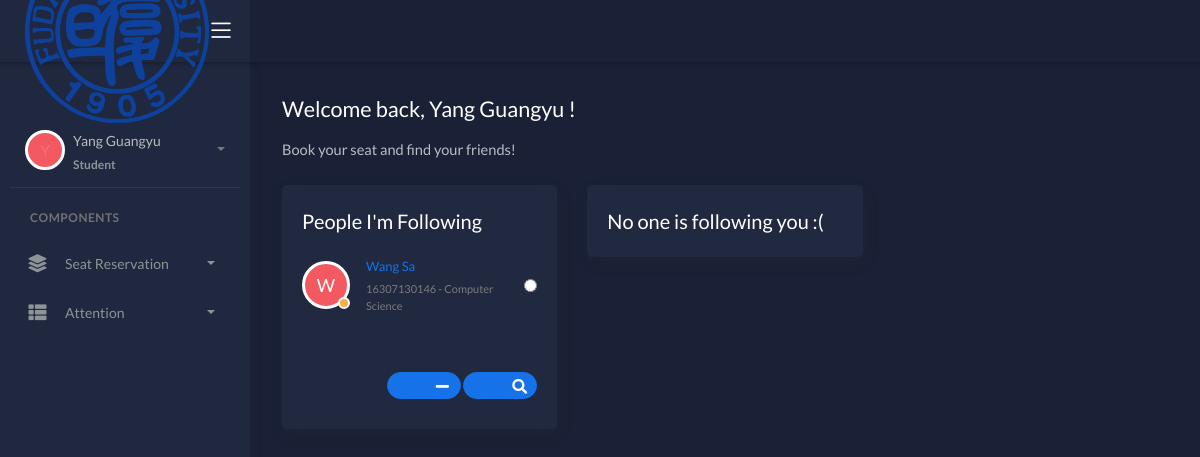
The app's page /look_friends (signed in) with its own data.
### data/models.py (models this page shows)
class Students(models.Model):
	student_id = models.CharField(primary_key=True, max_length=45)
	name = models.CharField(max_length=45)
	age = models.IntegerField(default=18)
	sex = models.CharField(max_length=1,default='M')
	major = models.CharField(max_length=45)
	password = models.CharField(max_length=128,default='Fudan')
	is_admin = models.BooleanField(default = False)
	close = models.BooleanField(default = False)

### LRPJ/views_1.py (the view)
# urls.py: url(r'^look_friends', views_1.look_friends, name = 'look_friends'),
def look_friends(request):
	request.session.setdefault('login_user', '???')
	context = {'error': False}
	user_id = request.session['login_user']
	user = models.Students.objects.get(pk = user_id)
	if user_id == '???':
		return HttpResponseRedirect('/login')
	if user.is_admin:
		return HttpResponseRedirect('/generate_seat')
	context['user'] = user
	if user.close:
		context['error'] = 'You have turned the attention function off.'
		return render(request, 'look_friends.html', context)
	qid = request.POST.get('select')
	delete = request.POST.get('delete_friend')
	look = request.POST.get('look_friend')
	if delete and qid:
		q = models.Students.objects.get(pk = qid)
		f = models.Friends.objects.get(student0 = user, student1 = q)
		f.delete()
	if look and qid:
		request.session['frd'] = qid
		return HttpResponseRedirect('/look_others')
	stu_list1 = models.Friends.objects.filter(student0 = user)
	if stu_list1:
		stu_list = set()
		for stu in stu_list1:
			if not stu.student1.close:
				stu_list.add(stu.student1)
		context['attention_list'] = stu_list
	stu_list1 = models.Friends.objects.filter(student1 = user)
	if stu_list1:
		stu_list = set()
		for stu in stu_list1:
			if not stu.student0.close:
				stu_list.add(stu.student0)
		context['fan_list'] = stu_list
	return render(request, 'look_friends.html', context)

### templates/look_friends.html (shortened to what this page needs)
<!DOCTYPE html>
<html lang="en">
<head>
	<link rel="stylesheet" href="/assets/css/bootstrap.min.css">
	<link rel="stylesheet" href="/assets/css/atlantis.min.css">
</head>
<body data-background-color="dark">
	<div class="wrapper">
		<div class="main-header">
			<div class="logo-header" data-background-color="dark2">
					<img src="/assets/img/Fudan_University_Logo.svg" alt="navbar brand" class="navbar-brand">
				<div class="nav-toggle">
					<button class="btn btn-toggle toggle-sidebar">
						<i class="icon-menu"></i>
					</button>
				</div>
			</div>
			<nav class="navbar navbar-header navbar-expand-lg" data-background-color="dark">
				<div class="container-fluid">
					<ul class="navbar-nav topbar-nav ml-md-auto align-items-center">
						<li class="nav-item dropdown hidden-caret">
							<a class="dropdown-toggle profile-pic" data-toggle="dropdown" href="#" aria-expanded="false">
								<div class="avatar-sm">
								</div>
							</a>
						</li>
					</ul>
				</div>
			</nav>
		</div>
		<div class="sidebar sidebar-style-2" data-background-color="dark2" >
			<div class="sidebar-wrapper scrollbar scrollbar-inner">
				<div class="sidebar-content">
					<div class="user pt-5" >
						<div class="avatar-sm float-left mr-2 ">
							<span class="avatar-title rounded-circle border border-white bg-danger">{{ user.name.0 }}</span>
						</div>
						<div class="info">
							<a data-toggle="collapse" href="#collapseExample" aria-expanded="true">
								<span>
									{{ user.name }}
									<span class="user-level">Student</span>
									<span class="caret"></span>
								</span>
							</a>
						</div>
					</div>
					<ul class="nav nav-primary">
						<li class="nav-section">
							<h4 class="text-section">Components</h4>
						</li>
						<li class="nav-item">
							<a data-toggle="collapse" href="#base">
								<i class="fas fa-layer-group"></i>
								<p>Seat Reservation</p>
								<span class="caret"></span>
							</a>
						</li>
						<li class="nav-item">
							<a data-toggle="collapse" href="#sidebarLayouts">
								<i class="fas fa-th-list"></i>
								<p>Attention</p>
								<span class="caret"></span>
							</a>
						</li>
					</ul>
				</div>
			</div>
		</div>
		<div class="main-panel">
			<div class="content">
				<div class="page-inner">
					<div class="mt-2 mb-4">
						<h2 class="text-white pb-2">Welcome back, {{ user.name }} !</h2>
						<h5 class="text-white op-7 mb-4">
							{% if error %}
								{{error}}
							{% else %}
								Book your seat and find your friends!
							{% endif %}
						</h5>
					</div>
					<div class="row">
                        <div class="col-md-4">
							<div class="card">
								<div class="card-body">
                                     {% if not attention_list %}
                                         <div class="card-title fw-mediumbold">You haven't added a friend to follow :(</div>
                                         <div class="card-title fw-mediumbold">Add a friend right now!</div>
                                     {% else %}
                                         <div class="card-title fw-mediumbold">People I'm Following</div>
                                         <form action="/look_friends" method="POST">
                                            <div class="card-list">
                                                {% for stu in attention_list %}
								        		<div class="item-list">
                                                    <div class="avatar avatar-away">
                                            	        <span class="avatar-title rounded-circle border border-white bg-danger">{{ stu.name.0 }}</span>
                                                    </div>
											        <div class="info-user ml-3">
												        <div class="username">{{ stu.name }}</div>
												        <div class="status">{{ stu.student_id }} - {{ stu.major }}</div>
											        </div>
                                                    <input type="radio" name="select" value={{ stu.student_id }} >
                                                </div>
                                                {% endfor %}
                                                <div style="text-align: right;">
                                                    <button type="submit" class="btn btn-icon btn-primary btn-round btn-xs mt-5 pl-5 pr-4" name="delete_friend" value="a">
												        <i class="fa fa-minus"></i>
                                                    </button>
													<button type="submit" class="btn btn-icon btn-primary btn-round btn-xs mt-5 pl-5 pr-4" name="look_friend" value="a">
												        <i class="fa fa-search"></i>
                                                    </button>
                                                </div>
                                            </div>
                                         </form>
                                     {% endif %}
								</div>
							</div>
						</div>
				    	<div class="col-md-4">
							<div class="card">
								<div class="card-body">
                                     {% if not fan_list %}
                                         <div class="card-title fw-mediumbold">No one is following you :(</div>
                                     {% endif %}
								</div>
							</div>
						</div>
					</div>
				</div>
			</div>
		</div>
	</div>
</body>
</html>

### records on screen
Students: name.0 "Y", name "Yang Guangyu"
Students: name.0 "W", name "Wang Sa", student_id "16307130146", major "Computer Science"
